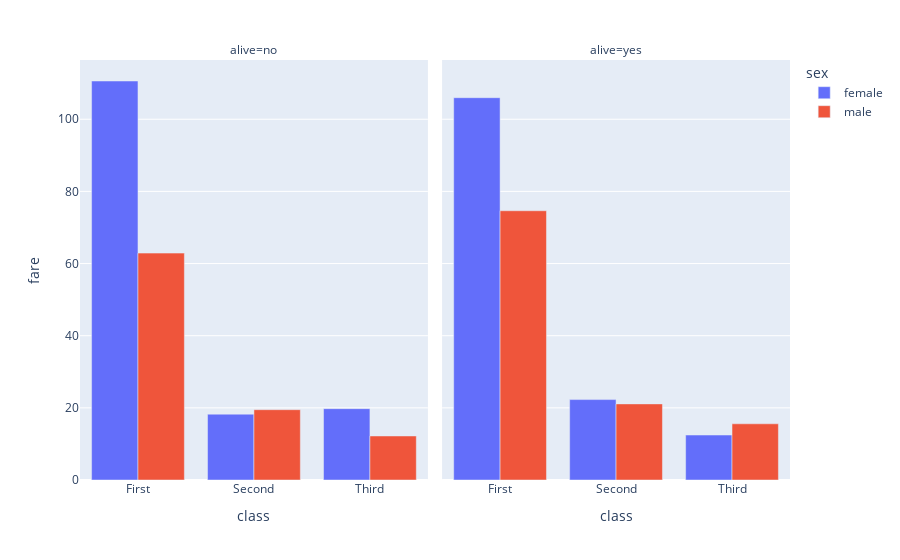

Notebook code for this chart:
### Markdown cell above
### Visualize the data

### Code cell
px.bar(data_frame=df, x='class', y='fare', color='sex', barmode='group', facet_col='alive')

### Figure 1 — Plotly figure (JSON) as saved in the notebook; plotly's stock layout.template omitted (floating-point values rounded to 4 significant figures)
{"data": [{"alignmentgroup": "True", "hovertemplate": "sex=female<br>alive=no<br>class=%{x}<br>fare=%{y}<extra></extra>", "legendgroup": "female", "marker": {"color": "#636efa", "pattern": {"shape": ""}}, "name": "female", "offsetgroup": "female", "orientation": "v", "showlegend": true, "textposition": "auto", "type": "bar", "x": ["First", "Second", "Third"], "xaxis": "x", "y": [110.6, 18.25, 19.77], "yaxis": "y"}, {"alignmentgroup": "True", "hovertemplate": "sex=female<br>alive=yes<br>class=%{x}<br>fare=%{y}<extra></extra>", "legendgroup": "female", "marker": {"color": "#636efa", "pattern": {"shape": ""}}, "name": "female", "offsetgroup": "female", "orientation": "v", "showlegend": false, "textposition": "auto", "type": "bar", "x": ["First", "Second", "Third"], "xaxis": "x2", "y": [106.0, 22.29, 12.46], "yaxis": "y2"}, {"alignmentgroup": "True", "hovertemplate": "sex=male<br>alive=no<br>class=%{x}<br>fare=%{y}<extra></extra>", "legendgroup": "male", "marker": {"color": "#EF553B", "pattern": {"shape": ""}}, "name": "male", "offsetgroup": "male", "orientation": "v", "showlegend": true, "textposition": "auto", "type": "bar", "x": ["First", "Second", "Third"], "xaxis": "x", "y": [62.89, 19.49, 12.2], "yaxis": "y"}, {"alignmentgroup": "True", "hovertemplate": "sex=male<br>alive=yes<br>class=%{x}<br>fare=%{y}<extra></extra>", "legendgroup": "male", "marker": {"color": "#EF553B", "pattern": {"shape": ""}}, "name": "male", "offsetgroup": "male", "orientation": "v", "showlegend": false, "textposition": "auto", "type": "bar", "x": ["First", "Second", "Third"], "xaxis": "x2", "y": [74.64, 21.1, 15.58], "yaxis": "y2"}], "layout": {"annotations": [{"font": {}, "showarrow": false, "text": "alive=no", "x": 0.245, "xanchor": "center", "xref": "paper", "y": 1, "yanchor": "bottom", "yref": "paper"}, {"font": {}, "showarrow": false, "text": "alive=yes", "x": 0.755, "xanchor": "center", "xref": "paper", "y": 1, "yanchor": "bottom", "yref": "paper"}], "barmode": "group", "legend": {"title": {"text": "sex"}, "tracegroupgap": 0}, "margin": {"t": 60}, "xaxis": {"anchor": "y", "domain": [0, 0.49], "title": {"text": "class"}}, "xaxis2": {"anchor": "y2", "domain": [0.51, 1], "matches": "x", "title": {"text": "class"}}, "yaxis": {"anchor": "x", "domain": [0, 1], "title": {"text": "fare"}}, "yaxis2": {"anchor": "x2", "domain": [0, 1], "matches": "y", "showticklabels": false}}}
